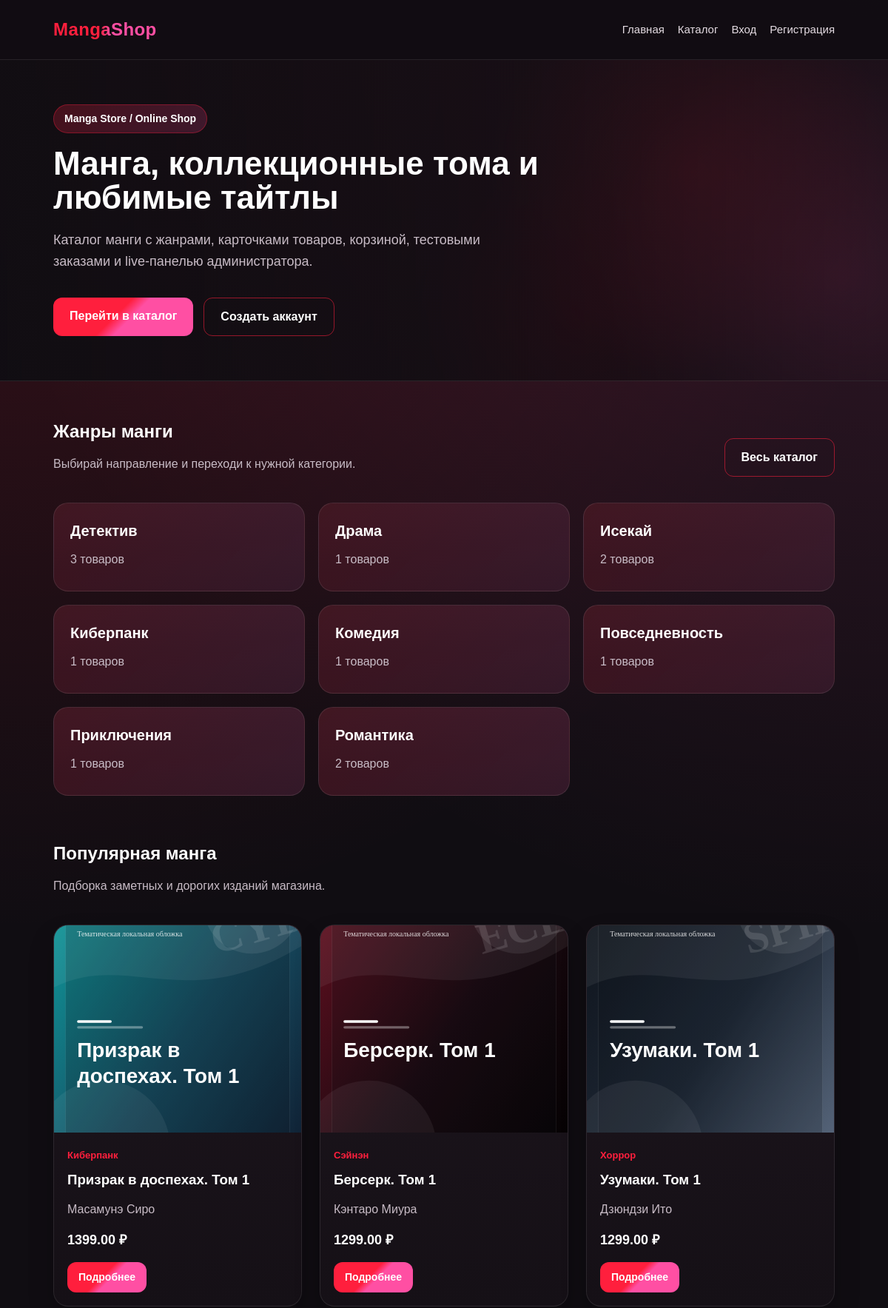
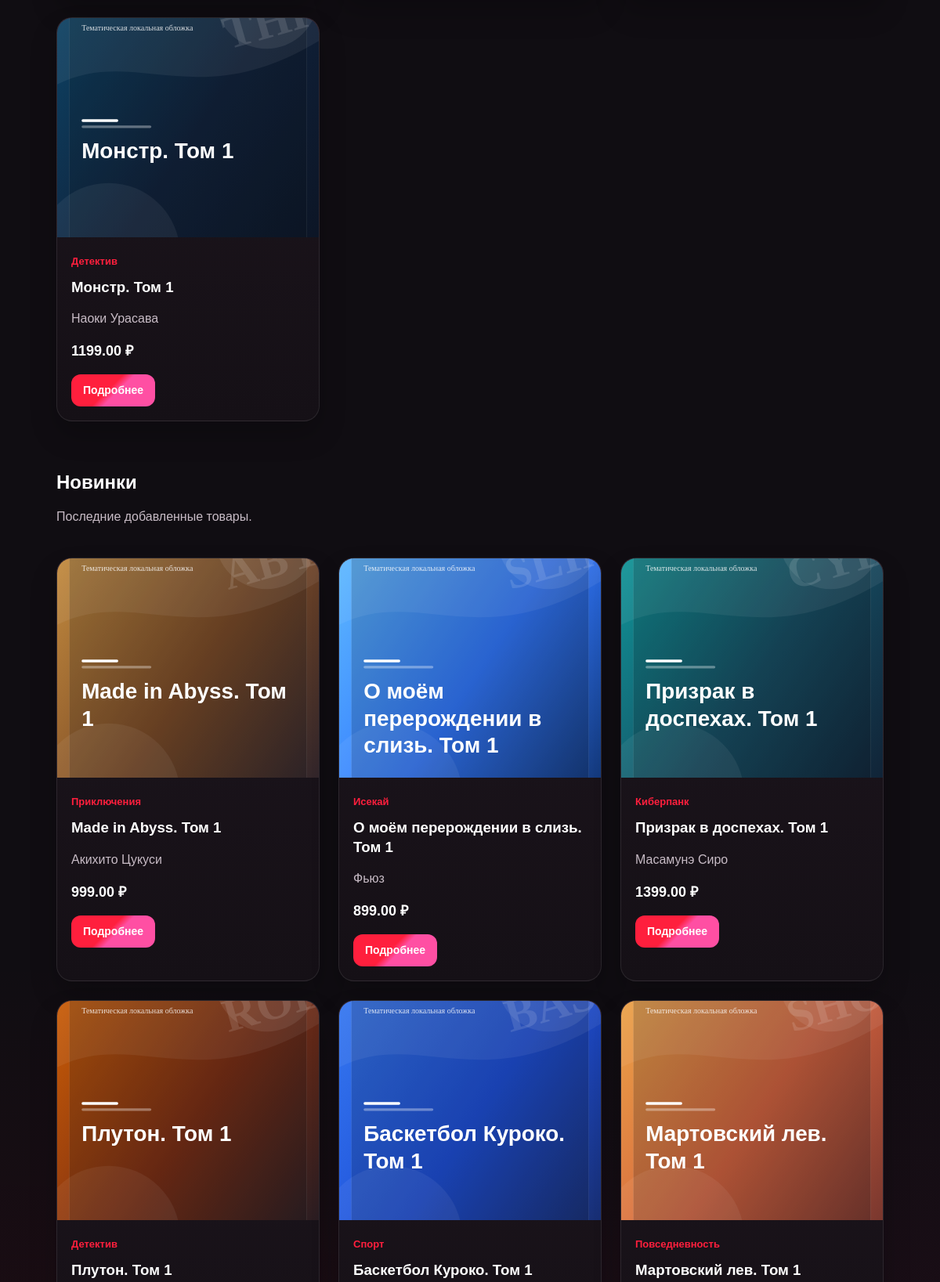
The page / (upper part) on the database its author committed (2 pictures, top to bottom).
### tables this page shows
CREATE TABLE `categories` (
  `id` int(11) NOT NULL,
  `title` varchar(150) NOT NULL,
  `description` text
);

CREATE TABLE `products` (
  `id` int(11) NOT NULL,
  `category_id` int(11) NOT NULL,
  `title` varchar(200) NOT NULL,
  `author` varchar(150) DEFAULT NULL,
  `description` text,
  `price` decimal(10,2) NOT NULL,
  `image` varchar(255) DEFAULT NULL,
  `stock` int(11) NOT NULL DEFAULT '0',
  `created_at` timestamp NULL DEFAULT CURRENT_TIMESTAMP
);

### includes/auth.php (called while the page is built, shortened)
<?php
function isAuth()
{
    return isset($_SESSION['user']);
}
function e($value)
{
    return htmlspecialchars($value, ENT_QUOTES, 'UTF-8');
}
function product_image_url($filename)
{
    $filename = trim((string)$filename);
    $path = __DIR__ . '/../uploads/products/' . $filename;
    return '/uploads/products/' . rawurlencode($filename);
}

### index.php (the view, shortened to what this page needs)
<?php
require_once __DIR__ . '/includes/db.php';
require_once __DIR__ . '/includes/auth.php';
$categories = $pdo->query("
    SELECT categories.*, COUNT(products.id) AS product_count
    FROM categories
    LEFT JOIN products ON products.category_id = categories.id
    GROUP BY categories.id
    ORDER BY categories.title ASC
    LIMIT 8
")->fetchAll();
$newProducts = $pdo->query("
    SELECT products.*, categories.title AS category_title
    FROM products
    INNER JOIN categories ON products.category_id = categories.id
    ORDER BY products.id DESC
    LIMIT 8
")->fetchAll();
$popularProducts = $pdo->query("
    SELECT products.*, categories.title AS category_title
    FROM products
    INNER JOIN categories ON products.category_id = categories.id
    WHERE products.stock > 0
    ORDER BY products.price DESC
    LIMIT 4
")->fetchAll();
?>
<?php require_once __DIR__ . '/includes/header.php'; ?>
<section class="hero">
    <div>
        <span class="hero-label">Manga Store / Online Shop</span>
        <h1>Манга, коллекционные тома и любимые тайтлы</h1>
        <p>Каталог манги с жанрами, карточками товаров, корзиной, тестовыми заказами и live-панелью администратора.</p>
        <div class="hero-actions">
            <a href="/catalog.php" class="btn">Перейти в каталог</a>
            <?php if (!isAuth()): ?>
                <a href="/register.php" class="btn btn-secondary">Создать аккаунт</a>
            <?php endif; ?>
        </div>
    </div>
</section>
<main class="container">
    <section class="home-section">
        <div class="page-title">
            <div>
                <h2>Жанры манги</h2>
                <p class="page-subtitle">Выбирай направление и переходи к нужной категории.</p>
            </div>
            <a href="/catalog.php" class="btn btn-secondary">Весь каталог</a>
        </div>
        <div class="category-grid">
            <?php foreach ($categories as $category): ?>
                <a href="/catalog.php?category_id=<?php echo $category['id']; ?>" class="category-card">
                    <strong><?php echo e($category['title']); ?></strong>
                    <span><?php echo (int)$category['product_count']; ?> товаров</span>
                </a>
            <?php endforeach; ?>
        </div>
    </section>
    <section class="home-section">
        <div class="page-title">
            <div>
                <h2>Популярная манга</h2>
                <p class="page-subtitle">Подборка заметных и дорогих изданий магазина.</p>
            </div>
        </div>
        <div class="product-grid">
            <?php foreach ($popularProducts as $product): ?>
                <?php $imageUrl = product_image_url($product['image']); ?>
                <div class="product-card">
                    <div class="product-image">
                        <?php if ($imageUrl): ?>
                            <img src="<?php echo e($imageUrl); ?>" alt="<?php echo e($product['title']); ?>">
                        <?php else: ?>
                            <span>Нет изображения</span>
                        <?php endif; ?>
                    </div>
                    <div class="product-info">
                        <span class="category"><?php echo e($product['category_title']); ?></span>
                        <h3><?php echo e($product['title']); ?></h3>
                        <p><?php echo e($product['author']); ?></p>
                        <strong><?php echo e($product['price']); ?> ₽</strong>
                        <a href="/product.php?id=<?php echo $product['id']; ?>" class="btn small">Подробнее</a>
                    </div>
                </div>
            <?php endforeach; ?>
        </div>
    </section>
    <section class="home-section">
        <div class="page-title">
            <div>
                <h2>Новинки</h2>
                <p class="page-subtitle">Последние добавленные товары.</p>
            </div>
        </div>
        <div class="product-grid">
            <?php foreach ($newProducts as $product): ?>
                <?php $imageUrl = product_image_url($product['image']); ?>
                <div class="product-card">
                    <div class="product-image">
                        <?php if ($imageUrl): ?>
                            <img src="<?php echo e($imageUrl); ?>" alt="<?php echo e($product['title']); ?>">
                        <?php else: ?>
                            <span>Нет изображения</span>
                        <?php endif; ?>
                    </div>
                    <div class="product-info">
                        <span class="category"><?php echo e($product['category_title']); ?></span>
                        <h3><?php echo e($product['title']); ?></h3>
                        <p><?php echo e($product['author']); ?></p>
                        <strong><?php echo e($product['price']); ?> ₽</strong>
                        <a href="/product.php?id=<?php echo $product['id']; ?>" class="btn small">Подробнее</a>
                    </div>
                </div>
            <?php endforeach; ?>
        </div>
    </section>
</main>
<?php require_once __DIR__ . '/includes/footer.php'; ?>

### assets/css/style.css (style rules this page uses)
:root { --bg: #100d12; --bg-soft: #18111a; --card: #1d151d; --card-light: #2a1d29; --red: #ff1f3d; --red-dark: #b00020; --pink: #ff4fa3; --pink-dark: #c2185b; --text: #ffffff; --muted: #c8bcc6; --border: rgba(255, 255, 255, 0.09); --shadow: rgba(0, 0, 0, 0.38); }
* { box-sizing: border-box; }
html { scroll-behavior: smooth; }
body { margin: 0; font-family: Arial, sans-serif; line-height: 1.5; background: radial-gradient(circle at top left, rgba(255, 31, 61, 0.18), transparent 28%), radial-gradient(circle at top right, rgba(255, 79, 163, 0.16), transparent 28%), radial-gradient(circle at bottom left, rgba(176, 0, 32, 0.18), transparent 30%), radial-gradient(circle at bottom right, rgba(194, 24, 91, 0.16), transparent 30%), var(--bg); color: var(--text); min-height: 100vh; }
a { color: inherit; text-decoration: none; }
img { max-width: 100%; display: block; }
.hero { min-height: 420px; display: flex; align-items: center; padding: 60px 6%; background: linear-gradient(90deg, rgba(16, 13, 18, 0.97), rgba(16, 13, 18, 0.72)), radial-gradient(circle at 78% 35%, rgba(255, 31, 61, 0.45), transparent 28%), radial-gradient(circle at 95% 68%, rgba(255, 79, 163, 0.45), transparent 28%), radial-gradient(circle at 65% 80%, rgba(176, 0, 32, 0.35), transparent 25%); border-bottom: 1px solid var(--border); }
.hero > div { width: 100%; min-width: 0; }
.hero h1 { font-size: 52px; max-width: 760px; margin: 0 0 20px; line-height: 1.05; }
.hero p { max-width: 590px; color: var(--muted); font-size: 18px; line-height: 1.6; }
.container { padding: 50px 6%; }
.container h1, .container h2 { margin-top: 0; }
.product-grid { display: grid; grid-template-columns: repeat(4, minmax(0, 1fr)); gap: 24px; }
.product-card { min-width: 0; background: linear-gradient(180deg, var(--card), #151016); border: 1px solid var(--border); border-radius: 20px; overflow: hidden; transition: 0.25s; box-shadow: 0 18px 35px rgba(0, 0, 0, 0.2); }
.product-image { height: 280px; background: linear-gradient(135deg, rgba(255, 31, 61, 0.18), rgba(255, 79, 163, 0.18)), var(--card-light); display: flex; align-items: center; justify-content: center; color: #aaa; text-align: center; }
.product-image img { width: 100%; height: 100%; object-fit: cover; }
.product-info { padding: 18px; }
.category { color: var(--red); font-size: 13px; font-weight: 700; }
.product-info h3 { margin: 10px 0; line-height: 1.3; }
.product-info p { color: var(--muted); line-height: 1.5; }
.product-info strong { display: block; margin-top: 8px; font-size: 18px; color: #ffffff; }
.btn { display: inline-block; margin-top: 16px; padding: 13px 22px; background: linear-gradient(135deg, var(--red) 0%, var(--red) 45%, var(--pink) 55%, var(--pink) 100%); border-radius: 12px; color: white; font-weight: 700; border: none; cursor: pointer; transition: 0.25s; text-align: center; }
.btn.small { padding: 10px 15px; font-size: 14px; }
.page-title { display: flex; justify-content: space-between; gap: 16px; align-items: center; margin-bottom: 24px; }
.page-title > div { min-width: 0; max-width: 100%; }
@media (max-width: 1200px) { .product-grid { grid-template-columns: repeat(3, minmax(0, 1fr)); } }
@media (max-width: 1200px) { .hero h1 { font-size: 44px; } }
.page-subtitle { color: var(--muted); margin-top: -6px; line-height: 1.5; }
.btn-secondary { background: transparent; border: 1px solid rgba(255, 31, 61, 0.55); color: #ffffff; }
.hero-label { display: inline-block; margin-bottom: 18px; padding: 8px 14px; border-radius: 999px; background: linear-gradient(135deg, rgba(255, 31, 61, 0.22), rgba(255, 79, 163, 0.18)); border: 1px solid rgba(255, 31, 61, 0.35); color: #ffffff; font-weight: 700; font-size: 14px; }
.hero-actions { display: flex; gap: 14px; flex-wrap: wrap; }
.home-section { margin-bottom: 60px; }
.category-grid { display: grid; grid-template-columns: repeat(4, minmax(0, 1fr)); gap: 18px; }
.category-card { min-width: 0; min-height: 120px; padding: 22px; background: linear-gradient(135deg, rgba(255, 31, 61, 0.16), rgba(255, 79, 163, 0.13)), linear-gradient(180deg, var(--card), #151016); border: 1px solid var(--border); border-radius: 20px; transition: 0.25s; }
.category-card strong { display: block; font-size: 20px; margin-bottom: 12px; }
.category-card span { color: var(--muted); }
@media (max-width: 1200px) { .category-grid { grid-template-columns: repeat(3, minmax(0, 1fr)); } }

### rows shown on the page
categories: title "Детектив", product_count "3"
categories: title "Драма", product_count "1"
categories: title "Исекай", product_count "2"
categories: title "Киберпанк", product_count "1"
categories: title "Комедия", product_count "1"
categories: title "Повседневность", product_count "1"
categories: title "Приключения", product_count "1"
categories: title "Романтика", product_count "2"
products: image (picture), category.title "Киберпанк", title "Призрак в доспехах. Том 1", author "Масамунэ Сиро", price "1399.00"
products: image (picture), category.title "Сэйнэн", title "Берсерк. Том 1", author "Кэнтаро Миура", price "1299.00"
products: image (picture), category.title "Хоррор", title "Узумаки. Том 1", author "Дзюндзи Ито", price "1299.00"
products: image (picture), category.title "Детектив", title "Монстр. Том 1", author "Наоки Урасава", price "1199.00"
products: image (picture), category.title "Приключения", title "Made in Abyss. Том 1", author "Акихито Цукуси", price "999.00"
products: image (picture), category.title "Исекай", title "О моём перерождении в слизь. Том 1", author "Фьюз", price "899.00"
products: image (picture), category.title "Детектив", title "Плутон. Том 1"
products: image (picture), category.title "Спорт", title "Баскетбол Куроко. Том 1"
products: image (picture), category.title "Повседневность", title "Мартовский лев. Том 1"

### other values the page prints
$link['label'] "Главная"
$link['label'] "Каталог"
$link['label'] "Вход"
$link['label'] "Регистрация"
